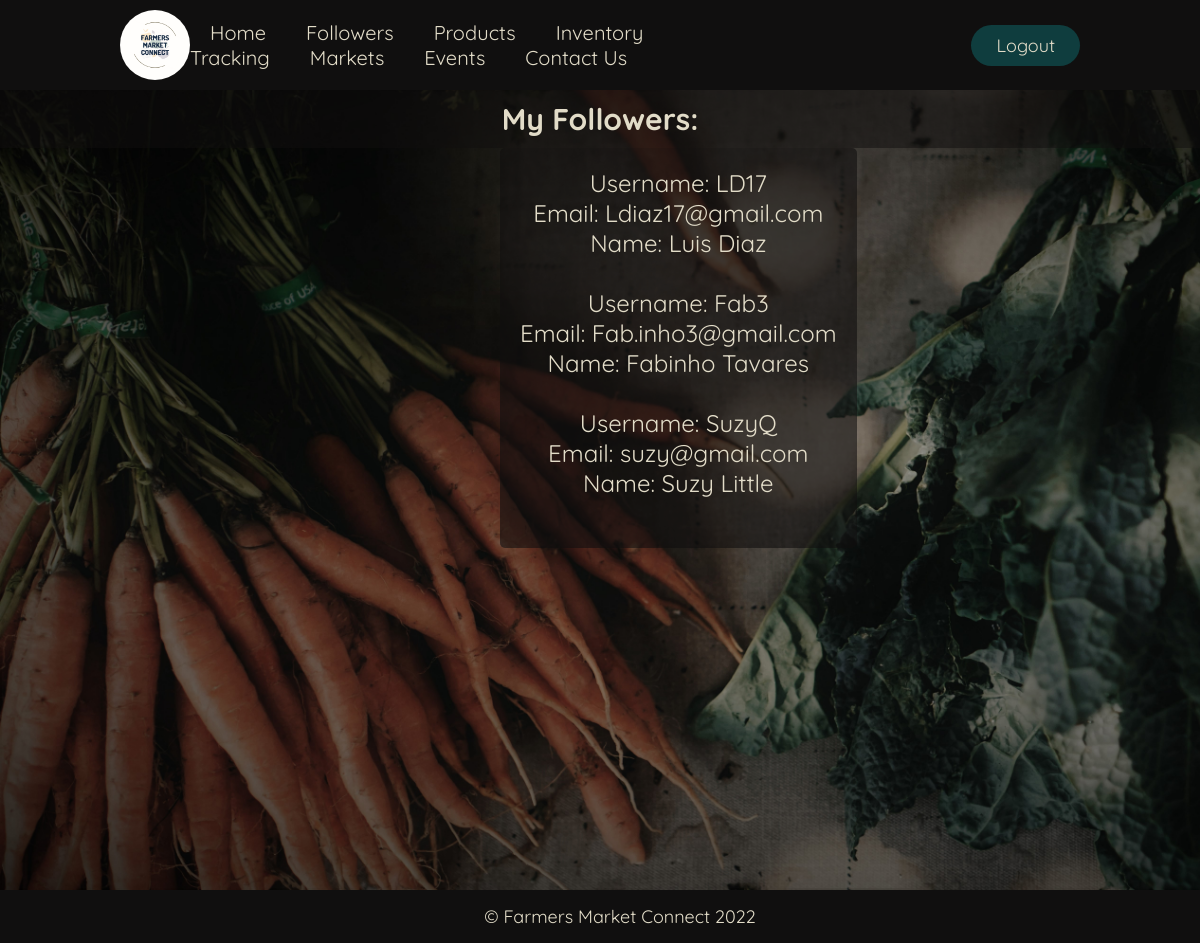
/vendor-follower-view.php?id=2001, run on the app's committed database.
### tables this page shows
CREATE TABLE IF NOT EXISTS `customer` (
  `CustomerID` bigint(30) NOT NULL AUTO_INCREMENT,
  `Username` varchar(30) NOT NULL,
  `Email` varchar(30) NOT NULL,
  `PW` varchar(30) NOT NULL,
  `FirstName` varchar(30) NOT NULL,
  `LastName` varchar(30) NOT NULL,
  `Address` varchar(100) NOT NULL,
  `DOB` date NOT NULL,
  `VendorID` bigint(30) DEFAULT NULL,
  PRIMARY KEY (`CustomerID`),
  KEY `Customer_FK1` (`VendorID`)
);

### vendor-follower-view.php (the view, shortened to what this page needs)
<!DOCTYPE html>
<html lang="en">
<head>
  <link rel="stylesheet" type="text/css" href="css/stylesHome.css">
  <link rel="stylesheet" type="text/css" href="css/stylesVendor.css">
</head>
<body>
  <?php include "/includes/headV.inc.php"; ?>
    <div class="background-image-follower">
    <h3>My Followers:</h3>
        <div class="followercontainer">
        <?php
        $connect = mysqli_connect("localhost","root","","fmc");
        $query = "SELECT * FROM customer";
        $result = mysqli_query($connect, $query);
        $query2 = "SELECT * FROM follower WHERE VendorID ='$vID'";
        $result2 = mysqli_query($connect, $query2);
        if (mysqli_num_rows($result) > 0) {
            foreach($result as $row) {
                if (mysqli_num_rows($result2) > 0) {
                    $followingFlag = false;
                    foreach($result2 as $row2) {
                        if($row['CustomerID'] == $row2['CustomerID']) {
                            $followingFlag = true;
                        }
                    }
                        if ($followingFlag == true) {
                            ?>
                                <div class="followercard">
                                    <span>Username: <?php echo($row['Username']) ?></span><br>
                                    <span>Email: <?php echo($row['Email']) ?></span><br>
                                    <span>Name: <?php echo($row['FirstName'] . " " . $row['LastName']) ?></span><br>
                                    <br>
                                </div>
                            <?php
                        }
                        } else {
                            ?>
                            <?php
                        }
            }
        }
        ?>
        </div>
</div>
<?php include "includes/footer.inc.php"; ?>
</body>
</html>

### css/stylesHome.css (style rules this page uses)
* { box-sizing: border-box; margin: 0; padding: 0; font-family: 'Quicksand', sans-serif; }
.background-image-follower { background-color: #100F0F; background-image: url(../images/img111.jpg); background-size: cover; background-repeat: no-repeat; color: whitesmoke; height: auto; min-height: 100vh; }
.background-image-follower h3 { text-align: center; font-family: 'Quicksand', sans-serif; font-size: 30px; font-weight: bold; color: #E2DCC8; background-color: #100f0f81; padding: 10px; }
.followercontainer { padding: 20px; background-color: #100f0f95; text-align: center; font-size: 24px; font-family: 'Quicksand' sans-serif; color: #E2DCC8; border-radius: 5px; width: auto; height: auto; align-items: center; margin-left: 500px; display: inline-block; }

### data on the page
customer: Username "LD17", Email "Ldiaz17@gmail.com", FirstName "Luis", LastName "Diaz"
customer: Username "Fab3", Email "Fab.inho3@gmail.com", FirstName "Fabinho", LastName "Tavares"
customer: Username "SuzyQ", Email "suzy@gmail.com", FirstName "Suzy", LastName "Little"
